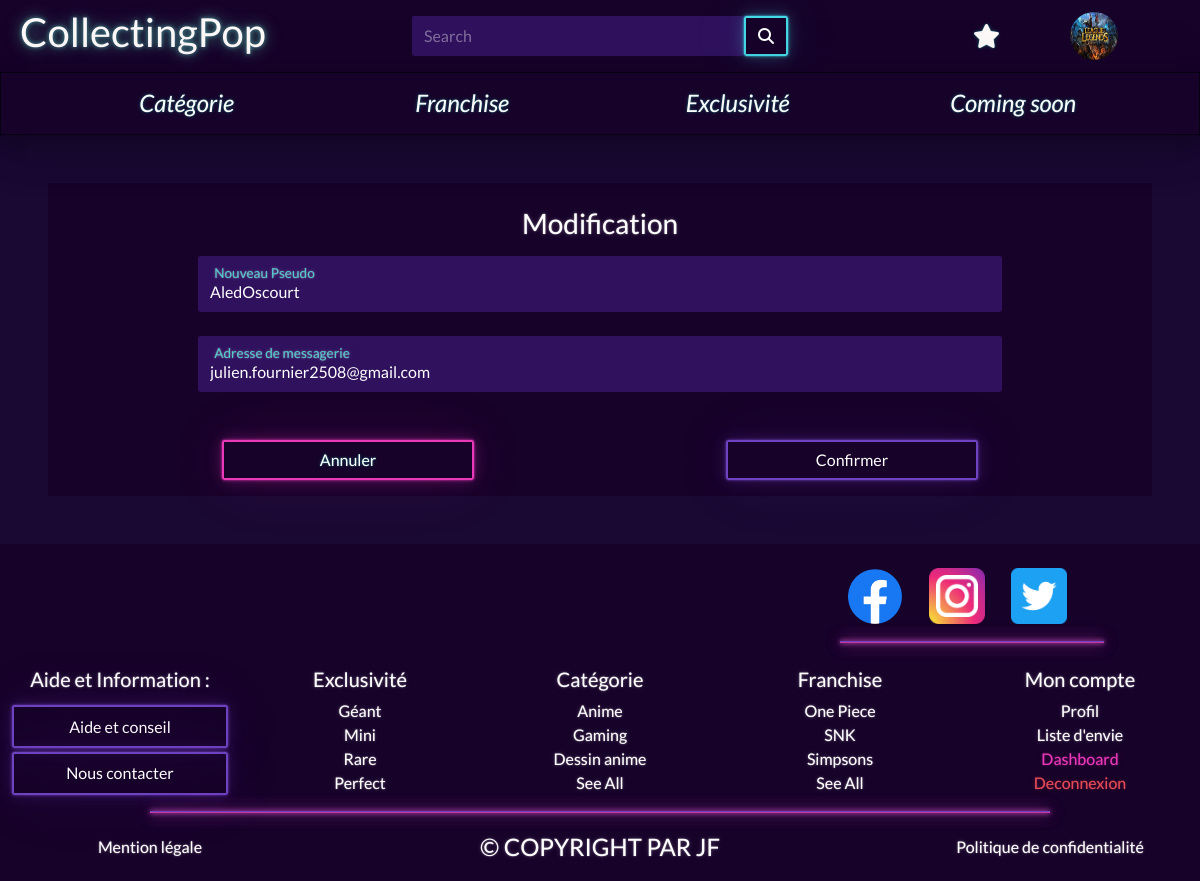
/modifUsers.php (signed in), run on the app's committed database.
### tables this page shows
CREATE TABLE `s4u3u_users` (
  `id` int(11) NOT NULL AUTO_INCREMENT,
  `profilePicture` varchar(255) DEFAULT NULL,
  `userName` varchar(25) NOT NULL,
  `email` varchar(255) NOT NULL,
  `password` varchar(255) NOT NULL,
  `registerDate` date NOT NULL,
  `id_roles` int(11) NOT NULL,
  PRIMARY KEY (`id`),
  KEY `users_roles_FK` (`id_roles`),
  CONSTRAINT `users_roles_FK` FOREIGN KEY (`id_roles`) REFERENCES `s4u3u_roles` (`id`)
);

### models/usersModel.php (called while the page is built, shortened)
<?php
class users extends database
{
    public $id;
    protected $db;
    public function __construct()
    {
        $this->db = parent::__construct();
    }
    public function getUser()
    {
        $query = 'SELECT `profilePicture`,`userName`,`email` FROM `s4u3u_users` WHERE id=:id';
        $queryPrepare = $this->db->prepare($query);
        $queryPrepare->bindValue(':id', $this->id, PDO::PARAM_INT);
        $queryPrepare->execute();
        return $queryPrepare->fetch(PDO::FETCH_OBJ);
    }
}

### models/database.php (called while the page is built)
<?php
class database
{
    private static $db = NULL;
    protected function __construct()
    {
        if (is_null(self::$db)) {
            try {
                self::$db = new PDO('mysql:host=localhost; dbname=collectingpop', 'root', 'Aled2525');
                self::$db->setAttribute(PDO::ATTR_ERRMODE, PDO::ERRMODE_EXCEPTION);
            } catch (Exception $error) {
                die($error->getMessage());
            }
        }
        return self::$db;
    }
}

### controllers/updateUsersCotroller.php (called while the page is built, shortened)
<?php
$users = new users();
$users->id = $_SESSION['user']->id;
$user=$users->getUser();

### modifUsers.php (the view, shortened to what this page needs)
<?php
require_once 'models/database.php';
require_once 'models/usersModel.php';
require_once 'controllers/updateUsersCotroller.php';
require_once 'include/header.php'; ?>
<form class="bg-dark m-md-5 my-5 py-3" method="post" action="Modification_profil" enctype="multipart/form-data">
    <div class="container my-2">
        <div class="row">
            <h3 class="text-center text-white">Modification</h3>
        </div>
    </div>
    <div class="container text-white">
        <div class="row">
            <div class="container d-grid gap-4">
                <fieldset class="row">
                    <div class="col-md-9 col-11 border border-bottom border-light mx-auto form-floating">
                        <input class="form-control <?= isset($formErrors['myAccountUsernameInput']) ? 'is-invalid' : '' ?>" value="<?= $user->userName; ?>" type="text" name="myAccountUsernameInput" id="myAccountUsernameInput" autocomplete="off" placeholder="#">
                        <label class="ms-3" for="myAccountUsernameInput">Nouveau Pseudo</label>
                    </div>
                </fieldset>
                <fieldset class="row">
                    <div class="col-md-9 col-11 border border-bottom border-light mx-auto form-floating">
                        <input class="form-control <?= isset($formErrors['myAccountEmailInput']) ? 'is-invalid' : '' ?>" value="<?= $user->email; ?>" type="email" name="myAccountEmailInput" id="myAccountEmailInput" autocomplete="off" placeholder="#">
                        <label class="ms-3" for="myAccountEmailInput">Adresse de messagerie</label>
                    </div>
                </fieldset>
            </div>
        </div>
    </div>
    <div class="row mx-lg-5 mx-2 justify-content-around mt-5">
        <a type="button" class="btn btn-outline-secondary col-lg-3 col-5" href="Profil">Annuler</a>
        <button type="submit" class="btn btn-outline-primary col-lg-3 col-5">Confirmer</button>
    </div>
</form>
<?php require_once 'include/footer.php'; ?>

### include/header.php (shortened to what this page needs)
<!DOCTYPE html>
<html lang="fr" dir="ltr">
<head>
    <link rel="stylesheet" href="https://cdnjs.cloudflare.com/ajax/libs/animate.css/4.1.1/animate.min.css" />
    <link rel="stylesheet" href="https://cdn.jsdelivr.net/npm/bootswatch@5.1.3/dist/vapor/bootstrap.min.css" />
    <link href="https://unpkg.com/aos@2.3.1/dist/aos.css" rel="stylesheet" />
    <link rel="stylesheet" href="assets/css/style.css" />
</head>
<body>
    <header class="container-fluid bg-dark position-sticky top-0 shadow-lg">
        <section id="header">
            <div class="row align-items-center py-2 d-lg-flex d-none">
                <h1 class=" col text-start"><a class="ms-lg-2 text-decoration-none businessName" href="Accueil">CollectingPop</a></h1>
                <form class="d-flex col">
                    <input class="form-control" type="search" placeholder="Search" aria-label="Search">
                    <button class="btn btn-outline-light" type="submit"><i class="fas fa-search"></i></button>
                </form>
                <div class="d-flex col align-items-center justify-content-start fs-4">
                    <?php if (!$_SESSION) { ?>
                        <div class="col text-end">
                            <a class="text-decoration-none star" href="Connexion"><i class="fas fa-star"></i></a>
                        </div>
                        <div class="col text-center user">
                            <a class="text-decoration-none" href="Connexion" id="navbarDropdownMenuLink" aria-expanded="true"><i class="fas fa-user"></i></a>
                        </div>
                    <?php } else { ?>
                        <div class="col text-end">
                            <a class="text-decoration-none star" href="Liste_d-envie"><i class="fas fa-star"></i></a>
                        </div>
                        <div class="col text-center user">
                            <a class="text-decoration-none justify-content-center m-0 d-flex" id="navbarDropdownMenuLink" role="button" data-bs-toggle="dropdown"
                             aria-expanded="true"><?php if (!is_null($_SESSION['user']->profilePicture)) { ?>
                                <img src="<?= $_SESSION['user']->profilePicture; ?>" class="imgNavbarLogIn" alt="profilPhoto">
                                <?php } else { ?>
                                    <i class="fas fa-user"></i>
                                <?php } ?></a>
                        </div>
                    <?php } ?>
                </div>
            </div>
        </section>
        <section class="navbarSection row shadow">
            <nav class="navbar navbar-expand-lg bg-dark " id="navbar">
                <div class="collapse navbar-collapse" id="navbarSupportedContent">
                    <ul class="col-lg d-flex navbar-nav justify-content-between mx-5 h4 " id="firstNavbar">
                        <li class="nav-item d-flex align-items-center col text-center">
                            <a class="nav-link col-lg col-11" href="#" id="category">Catégorie</a><i class="fas fa-caret-right text-white col-1 d-lg-none d-inline"></i>
                        </li>
                        <li class="nav-item d-flex align-items-center col text-center">
                            <a class="nav-link col-lg col-11" href="#" id="brand">Franchise </a><i class="fas fa-caret-right text-white col-1 d-lg-none d-inline"></i>
                        </li>
                        <li class="nav-item d-flex align-items-center col text-center">
                            <a class="nav-link col-lg col-11" href="#" id="exclusivity">Exclusivité </a><i class="fas fa-caret-right text-white col-1 d-lg-none d-inline"></i>
                        </li>
                        <li class="nav-item d-flex align-items-center col text-center">
                            <a class="nav-link col-lg col-11" href="Nouveauté" id="comingSoon">Coming soon</a>
                        </li>
                    </ul>
                </div>
            </nav>
        </section>
    </header>

### assets/css/style.css (style rules this page uses)
body { overflow-x: hidden; }
body .imgNavbarLogIn { height: 3rem; aspect-ratio: 1; border-radius: 50%; }
header { z-index: 199; position: relative; }
header .businessName { text-shadow: 0px 0px 5px #58A4B0, 0px 0px 10px #020402, 0px 0px 15px #58A4B0; color: #FFFAFA; }
header .user { position: relative; }
header .user #navbarDropdownMenuLink { color: #FFFAFA; }
header .star { color: #FFFAFA; }
header .navbarSection { border: 1px solid #020402; }
header .navbarSection .navbar .nav-link { font-weight: 500; font-style: oblique; color: #FFFAFA; }

### data on the page
s4u3u_users: profilePicture (picture), myAccountUsernameInput "AledOscourt", myAccountEmailInput "julien.fournier2508@gmail.com"
